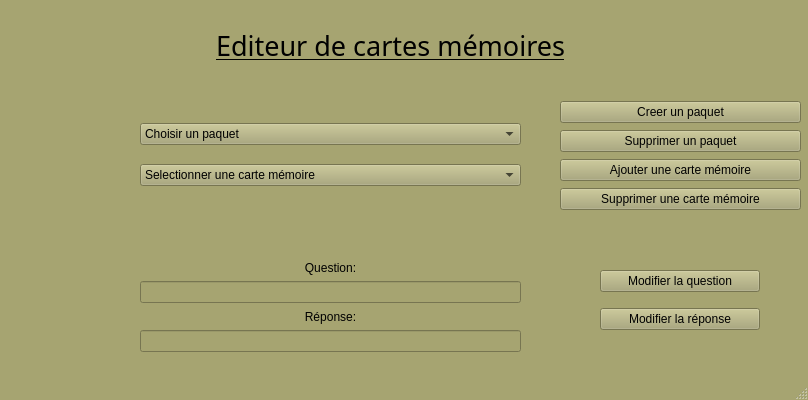
<?xml version="1.0" encoding="UTF-8"?>
<ui version="4.0">
 <class>projet</class>
 <widget class="QMainWindow" name="projet">
  <property name="geometry">
   <rect>
    <x>0</x>
    <y>0</y>
    <width>808</width>
    <height>400</height>
   </rect>
  </property>
  <property name="palette">
   <palette>
    <active>
     <colorrole role="WindowText">
      <brush brushstyle="SolidPattern">
       <color alpha="255">
        <red>0</red>
        <green>0</green>
        <blue>0</blue>
       </color>
      </brush>
     </colorrole>
     <colorrole role="Button">
      <brush brushstyle="SolidPattern">
       <color alpha="255">
        <red>166</red>
        <green>164</green>
        <blue>113</blue>
       </color>
      </brush>
     </colorrole>
     <colorrole role="Light">
      <brush brushstyle="SolidPattern">
       <color alpha="255">
        <red>249</red>
        <green>246</green>
        <blue>170</blue>
       </color>
      </brush>
     </colorrole>
     <colorrole role="Midlight">
      <brush brushstyle="SolidPattern">
       <color alpha="255">
        <red>207</red>
        <green>205</green>
        <blue>141</blue>
       </color>
      </brush>
     </colorrole>
     <colorrole role="Dark">
      <brush brushstyle="SolidPattern">
       <color alpha="255">
        <red>83</red>
        <green>82</green>
        <blue>56</blue>
       </color>
      </brush>
     </colorrole>
     <colorrole role="Mid">
      <brush brushstyle="SolidPattern">
       <color alpha="255">
        <red>111</red>
        <green>109</green>
        <blue>75</blue>
       </color>
      </brush>
     </colorrole>
     <colorrole role="Text">
      <brush brushstyle="SolidPattern">
       <color alpha="255">
        <red>0</red>
        <green>0</green>
        <blue>0</blue>
       </color>
      </brush>
     </colorrole>
     <colorrole role="BrightText">
      <brush brushstyle="SolidPattern">
       <color alpha="255">
        <red>255</red>
        <green>255</green>
        <blue>255</blue>
       </color>
      </brush>
     </colorrole>
     <colorrole role="ButtonText">
      <brush brushstyle="SolidPattern">
       <color alpha="255">
        <red>0</red>
        <green>0</green>
        <blue>0</blue>
       </color>
      </brush>
     </colorrole>
     <colorrole role="Base">
      <brush brushstyle="SolidPattern">
       <color alpha="255">
        <red>255</red>
        <green>255</green>
        <blue>255</blue>
       </color>
      </brush>
     </colorrole>
     <colorrole role="Window">
      <brush brushstyle="SolidPattern">
       <color alpha="255">
        <red>166</red>
        <green>164</green>
        <blue>113</blue>
       </color>
      </brush>
     </colorrole>
     <colorrole role="Shadow">
      <brush brushstyle="SolidPattern">
       <color alpha="255">
        <red>0</red>
        <green>0</green>
        <blue>0</blue>
       </color>
      </brush>
     </colorrole>
     <colorrole role="AlternateBase">
      <brush brushstyle="SolidPattern">
       <color alpha="255">
        <red>210</red>
        <green>209</green>
        <blue>184</blue>
       </color>
      </brush>
     </colorrole>
     <colorrole role="ToolTipBase">
      <brush brushstyle="SolidPattern">
       <color alpha="255">
        <red>255</red>
        <green>255</green>
        <blue>220</blue>
       </color>
      </brush>
     </colorrole>
     <colorrole role="ToolTipText">
      <brush brushstyle="SolidPattern">
       <color alpha="255">
        <red>0</red>
        <green>0</green>
        <blue>0</blue>
       </color>
      </brush>
     </colorrole>
     <colorrole role="PlaceholderText">
      <brush brushstyle="SolidPattern">
       <color alpha="128">
        <red>0</red>
        <green>0</green>
        <blue>0</blue>
       </color>
      </brush>
     </colorrole>
    </active>
    <inactive>
     <colorrole role="WindowText">
      <brush brushstyle="SolidPattern">
       <color alpha="255">
        <red>0</red>
        <green>0</green>
        <blue>0</blue>
       </color>
      </brush>
     </colorrole>
     <colorrole role="Button">
      <brush brushstyle="SolidPattern">
       <color alpha="255">
        <red>166</red>
        <green>164</green>
        <blue>113</blue>
       </color>
      </brush>
     </colorrole>
     <colorrole role="Light">
      <brush brushstyle="SolidPattern">
       <color alpha="255">
        <red>249</red>
        <green>246</green>
        <blue>170</blue>
       </color>
      </brush>
     </colorrole>
     <colorrole role="Midlight">
      <brush brushstyle="SolidPattern">
       <color alpha="255">
        <red>207</red>
        <green>205</green>
        <blue>141</blue>
       </color>
      </brush>
     </colorrole>
     <colorrole role="Dark">
      <brush brushstyle="SolidPattern">
       <color alpha="255">
        <red>83</red>
        <green>82</green>
        <blue>56</blue>
       </color>
      </brush>
     </colorrole>
     <colorrole role="Mid">
      <brush brushstyle="SolidPattern">
       <color alpha="255">
        <red>111</red>
        <green>109</green>
        <blue>75</blue>
       </color>
      </brush>
     </colorrole>
     <colorrole role="Text">
      <brush brushstyle="SolidPattern">
       <color alpha="255">
        <red>0</red>
        <green>0</green>
        <blue>0</blue>
       </color>
      </brush>
     </colorrole>
     <colorrole role="BrightText">
      <brush brushstyle="SolidPattern">
       <color alpha="255">
        <red>255</red>
        <green>255</green>
        <blue>255</blue>
       </color>
      </brush>
     </colorrole>
     <colorrole role="ButtonText">
      <brush brushstyle="SolidPattern">
       <color alpha="255">
        <red>0</red>
        <green>0</green>
        <blue>0</blue>
       </color>
      </brush>
     </colorrole>
     <colorrole role="Base">
      <brush brushstyle="SolidPattern">
       <color alpha="255">
        <red>255</red>
        <green>255</green>
        <blue>255</blue>
       </color>
      </brush>
     </colorrole>
     <colorrole role="Window">
      <brush brushstyle="SolidPattern">
       <color alpha="255">
        <red>166</red>
        <green>164</green>
        <blue>113</blue>
       </color>
      </brush>
     </colorrole>
     <colorrole role="Shadow">
      <brush brushstyle="SolidPattern">
       <color alpha="255">
        <red>0</red>
        <green>0</green>
        <blue>0</blue>
       </color>
      </brush>
     </colorrole>
     <colorrole role="AlternateBase">
      <brush brushstyle="SolidPattern">
       <color alpha="255">
        <red>210</red>
        <green>209</green>
        <blue>184</blue>
       </color>
      </brush>
     </colorrole>
     <colorrole role="ToolTipBase">
      <brush brushstyle="SolidPattern">
       <color alpha="255">
        <red>255</red>
        <green>255</green>
        <blue>220</blue>
       </color>
      </brush>
     </colorrole>
     <colorrole role="ToolTipText">
      <brush brushstyle="SolidPattern">
       <color alpha="255">
        <red>0</red>
        <green>0</green>
        <blue>0</blue>
       </color>
      </brush>
     </colorrole>
     <colorrole role="PlaceholderText">
      <brush brushstyle="SolidPattern">
       <color alpha="128">
        <red>0</red>
        <green>0</green>
        <blue>0</blue>
       </color>
      </brush>
     </colorrole>
    </inactive>
    <disabled>
     <colorrole role="WindowText">
      <brush brushstyle="SolidPattern">
       <color alpha="255">
        <red>83</red>
        <green>82</green>
        <blue>56</blue>
       </color>
      </brush>
     </colorrole>
     <colorrole role="Button">
      <brush brushstyle="SolidPattern">
       <color alpha="255">
        <red>166</red>
        <green>164</green>
        <blue>113</blue>
       </color>
      </brush>
     </colorrole>
     <colorrole role="Light">
      <brush brushstyle="SolidPattern">
       <color alpha="255">
        <red>249</red>
        <green>246</green>
        <blue>170</blue>
       </color>
      </brush>
     </colorrole>
     <colorrole role="Midlight">
      <brush brushstyle="SolidPattern">
       <color alpha="255">
        <red>207</red>
        <green>205</green>
        <blue>141</blue>
       </color>
      </brush>
     </colorrole>
     <colorrole role="Dark">
      <brush brushstyle="SolidPattern">
       <color alpha="255">
        <red>83</red>
        <green>82</green>
        <blue>56</blue>
       </color>
      </brush>
     </colorrole>
     <colorrole role="Mid">
      <brush brushstyle="SolidPattern">
       <color alpha="255">
        <red>111</red>
        <green>109</green>
        <blue>75</blue>
       </color>
      </brush>
     </colorrole>
     <colorrole role="Text">
      <brush brushstyle="SolidPattern">
       <color alpha="255">
        <red>83</red>
        <green>82</green>
        <blue>56</blue>
       </color>
      </brush>
     </colorrole>
     <colorrole role="BrightText">
      <brush brushstyle="SolidPattern">
       <color alpha="255">
        <red>255</red>
        <green>255</green>
        <blue>255</blue>
       </color>
      </brush>
     </colorrole>
     <colorrole role="ButtonText">
      <brush brushstyle="SolidPattern">
       <color alpha="255">
        <red>83</red>
        <green>82</green>
        <blue>56</blue>
       </color>
      </brush>
     </colorrole>
     <colorrole role="Base">
      <brush brushstyle="SolidPattern">
       <color alpha="255">
        <red>166</red>
        <green>164</green>
        <blue>113</blue>
       </color>
      </brush>
     </colorrole>
     <colorrole role="Window">
      <brush brushstyle="SolidPattern">
       <color alpha="255">
        <red>166</red>
        <green>164</green>
        <blue>113</blue>
       </color>
      </brush>
     </colorrole>
     <colorrole role="Shadow">
      <brush brushstyle="SolidPattern">
       <color alpha="255">
        <red>0</red>
        <green>0</green>
        <blue>0</blue>
       </color>
      </brush>
     </colorrole>
     <colorrole role="AlternateBase">
      <brush brushstyle="SolidPattern">
       <color alpha="255">
        <red>166</red>
        <green>164</green>
        <blue>113</blue>
       </color>
      </brush>
     </colorrole>
     <colorrole role="ToolTipBase">
      <brush brushstyle="SolidPattern">
       <color alpha="255">
        <red>255</red>
        <green>255</green>
        <blue>220</blue>
       </color>
      </brush>
     </colorrole>
     <colorrole role="ToolTipText">
      <brush brushstyle="SolidPattern">
       <color alpha="255">
        <red>0</red>
        <green>0</green>
        <blue>0</blue>
       </color>
      </brush>
     </colorrole>
     <colorrole role="PlaceholderText">
      <brush brushstyle="SolidPattern">
       <color alpha="128">
        <red>0</red>
        <green>0</green>
        <blue>0</blue>
       </color>
      </brush>
     </colorrole>
    </disabled>
   </palette>
  </property>
  <property name="windowTitle">
   <string>projet</string>
  </property>
  <widget class="QWidget" name="centralwidget">
   <widget class="QLabel" name="label">
    <property name="geometry">
     <rect>
      <x>130</x>
      <y>30</y>
      <width>521</width>
      <height>31</height>
     </rect>
    </property>
    <property name="font">
     <font>
      <family>Modern No. 20</family>
      <pointsize>20</pointsize>
      <underline>true</underline>
     </font>
    </property>
    <property name="text">
     <string>Editeur de cartes mémoires</string>
    </property>
    <property name="scaledContents">
     <bool>false</bool>
    </property>
    <property name="alignment">
     <set>Qt::AlignCenter</set>
    </property>
    <property name="wordWrap">
     <bool>false</bool>
    </property>
    <property name="openExternalLinks">
     <bool>false</bool>
    </property>
   </widget>
   <widget class="QWidget" name="verticalLayoutWidget">
    <property name="geometry">
     <rect>
      <x>560</x>
      <y>100</y>
      <width>241</width>
      <height>112</height>
     </rect>
    </property>
    <layout class="QVBoxLayout" name="verticalLayout">
     <item>
      <widget class="QPushButton" name="pushButton">
       <property name="text">
        <string>Creer un paquet</string>
       </property>
      </widget>
     </item>
     <item>
      <widget class="QPushButton" name="pushButton_2">
       <property name="text">
        <string>Supprimer un paquet</string>
       </property>
      </widget>
     </item>
     <item>
      <widget class="QPushButton" name="pushButton_5">
       <property name="text">
        <string>Ajouter une carte mémoire</string>
       </property>
      </widget>
     </item>
     <item>
      <widget class="QPushButton" name="pushButton_4">
       <property name="text">
        <string>Supprimer une carte mémoire</string>
       </property>
      </widget>
     </item>
    </layout>
   </widget>
   <widget class="QWidget" name="verticalLayoutWidget_2">
    <property name="geometry">
     <rect>
      <x>140</x>
      <y>110</y>
      <width>381</width>
      <height>91</height>
     </rect>
    </property>
    <layout class="QVBoxLayout" name="verticalLayout_2">
     <item>
      <widget class="QComboBox" name="comboBox">
       <item>
        <property name="text">
         <string>Choisir un paquet</string>
        </property>
       </item>
      </widget>
     </item>
     <item>
      <widget class="QComboBox" name="comboBox_2">
       <item>
        <property name="text">
         <string>Selectionner une carte mémoire</string>
        </property>
       </item>
      </widget>
     </item>
    </layout>
   </widget>
   <widget class="QWidget" name="verticalLayoutWidget_3">
    <property name="geometry">
     <rect>
      <x>140</x>
      <y>260</y>
      <width>381</width>
      <height>92</height>
     </rect>
    </property>
    <layout class="QVBoxLayout" name="verticalLayout_3">
     <item>
      <widget class="QLabel" name="label_2">
       <property name="text">
        <string>Question:</string>
       </property>
       <property name="alignment">
        <set>Qt::AlignCenter</set>
       </property>
      </widget>
     </item>
     <item>
      <widget class="QLineEdit" name="lineEdit">
       <property name="enabled">
        <bool>false</bool>
       </property>
       <property name="text">
        <string/>
       </property>
       <property name="alignment">
        <set>Qt::AlignCenter</set>
       </property>
      </widget>
     </item>
     <item>
      <widget class="QLabel" name="label_3">
       <property name="text">
        <string>Réponse:</string>
       </property>
       <property name="alignment">
        <set>Qt::AlignCenter</set>
       </property>
      </widget>
     </item>
     <item>
      <widget class="QLineEdit" name="lineEdit_2">
       <property name="enabled">
        <bool>false</bool>
       </property>
       <property name="text">
        <string/>
       </property>
       <property name="alignment">
        <set>Qt::AlignCenter</set>
       </property>
      </widget>
     </item>
    </layout>
   </widget>
   <widget class="QWidget" name="verticalLayoutWidget_4">
    <property name="geometry">
     <rect>
      <x>600</x>
      <y>260</y>
      <width>160</width>
      <height>80</height>
     </rect>
    </property>
    <layout class="QVBoxLayout" name="verticalLayout_4">
     <item>
      <widget class="QPushButton" name="pushButton_7">
       <property name="text">
        <string>Modifier la question</string>
       </property>
      </widget>
     </item>
     <item>
      <widget class="QPushButton" name="pushButton_3">
       <property name="text">
        <string>Modifier la réponse</string>
       </property>
      </widget>
     </item>
    </layout>
   </widget>
  </widget>
  <widget class="QMenuBar" name="menubar">
   <property name="geometry">
    <rect>
     <x>0</x>
     <y>0</y>
     <width>808</width>
     <height>21</height>
    </rect>
   </property>
  </widget>
  <widget class="QStatusBar" name="statusbar"/>
 </widget>
 <resources/>
 <connections/>
</ui>
